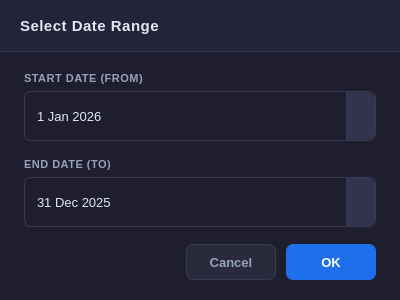
<?xml version="1.0" encoding="UTF-8"?>
<ui version="4.0">
 <class>DateSelection</class>
 <widget class="QDialog" name="DateSelection">
  <property name="geometry">
   <rect>
    <x>0</x>
    <y>0</y>
    <width>400</width>
    <height>300</height>
   </rect>
  </property>
  <property name="minimumSize">
   <size>
    <width>400</width>
    <height>300</height>
   </size>
  </property>
  <property name="maximumSize">
   <size>
    <width>400</width>
    <height>300</height>
   </size>
  </property>
  <property name="windowTitle">
   <string>Select Date Range</string>
  </property>
  <property name="styleSheet">
   <string notr="true">
QDialog {
    background-color: #1e1e2f;
}

QLabel {
    color: #94a3b8;
    background-color: transparent;
    font-size: 11px;
    font-weight: 600;
    letter-spacing: 0.5px;
}

QDateEdit {
    background-color: #2a2a3d;
    color: #e2e8f0;
    border: 1px solid #3a3a55;
    border-radius: 7px;
    padding: 6px 10px;
    font-size: 13px;
    min-height: 36px;
    selection-background-color: #1f6fea;
    selection-color: white;
}

QDateEdit:focus {
    border: 1px solid #4da3ff;
    background-color: #252538;
}

QDateEdit:hover {
    border: 1px solid #4a4a6a;
}

QDateEdit:disabled {
    background-color: #1a1a2a;
    color: #3a3a55;
    border: 1px solid #2a2a3d;
}

QDateEdit::drop-down {
    subcontrol-origin: padding;
    subcontrol-position: center right;
    width: 28px;
    border-left: 1px solid #3a3a55;
    border-top-right-radius: 7px;
    border-bottom-right-radius: 7px;
    background-color: #33334d;
}

QDateEdit::drop-down:hover {
    background-color: #1f6fea;
}

QDateEdit::down-arrow {
    image: none;
    width: 0px;
}

/* Calendar popup */
QCalendarWidget {
    background-color: #1e1e2f;
    color: #e2e8f0;
    border: 1px solid #33334d;
    border-radius: 8px;
}

QCalendarWidget QToolButton {
    background-color: #2a2a3d;
    color: #e2e8f0;
    border: none;
    border-radius: 6px;
    padding: 4px 8px;
    font-size: 12px;
    font-weight: 600;
}

QCalendarWidget QToolButton:hover {
    background-color: #1f6fea;
    color: white;
}

QCalendarWidget QMenu {
    background-color: #2a2a3d;
    color: #e2e8f0;
    border: 1px solid #33334d;
}

QCalendarWidget QSpinBox {
    background-color: #2a2a3d;
    color: #e2e8f0;
    border: 1px solid #3a3a55;
    border-radius: 4px;
    padding: 2px 4px;
    selection-background-color: #1f6fea;
}

QCalendarWidget QAbstractItemView:enabled {
    background-color: #1e1e2f;
    color: #e2e8f0;
    selection-background-color: #1f6fea;
    selection-color: white;
}

QCalendarWidget QAbstractItemView:disabled {
    color: #3a3a55;
}

QCalendarWidget QWidget#qt_calendar_navigationbar {
    background-color: #23233a;
    border-bottom: 1px solid #33334d;
    border-radius: 0px;
}
</string>
  </property>

  <layout class="QVBoxLayout" name="verticalLayout">
   <property name="spacing">
    <number>0</number>
   </property>
   <property name="leftMargin">
    <number>0</number>
   </property>
   <property name="topMargin">
    <number>0</number>
   </property>
   <property name="rightMargin">
    <number>0</number>
   </property>
   <property name="bottomMargin">
    <number>0</number>
   </property>

   <!-- ── Header Bar ── -->
   <item>
    <widget class="QWidget" name="widget" native="true">
     <property name="minimumSize">
      <size>
       <width>0</width>
       <height>52</height>
      </size>
     </property>
     <property name="maximumSize">
      <size>
       <width>16777215</width>
       <height>52</height>
      </size>
     </property>
     <property name="styleSheet">
      <string notr="true">
QWidget {
    background-color: #23233a;
    border-bottom: 1px solid #33334d;
}
</string>
     </property>
     <layout class="QHBoxLayout" name="horizontalLayout">
      <property name="leftMargin">
       <number>20</number>
      </property>
      <property name="topMargin">
       <number>0</number>
      </property>
      <property name="rightMargin">
       <number>20</number>
      </property>
      <property name="bottomMargin">
       <number>0</number>
      </property>
      <item>
       <widget class="QLabel" name="label">
        <property name="styleSheet">
         <string notr="true">
color: #e2e8f0;
font-size: 15px;
font-weight: 700;
letter-spacing: 0.5px;
border: none;
background-color: transparent;
</string>
        </property>
        <property name="text">
         <string>Select Date Range</string>
        </property>
       </widget>
      </item>
     </layout>
    </widget>
   </item>

   <!-- ── Form Body ── -->
   <item>
    <widget class="QWidget" name="body_widget" native="true">
     <property name="styleSheet">
      <string notr="true">background-color: #1e1e2f;</string>
     </property>
     <layout class="QVBoxLayout" name="verticalLayout_2">
      <property name="spacing">
       <number>6</number>
      </property>
      <property name="leftMargin">
       <number>24</number>
      </property>
      <property name="topMargin">
       <number>20</number>
      </property>
      <property name="rightMargin">
       <number>24</number>
      </property>
      <property name="bottomMargin">
       <number>20</number>
      </property>

      <!-- Start Date Label -->
      <item>
       <widget class="QLabel" name="label_2">
        <property name="font">
         <font>
          <pointsize>9</pointsize>
          <bold>false</bold>
          <underline>false</underline>
         </font>
        </property>
        <property name="text">
         <string>START DATE (FROM)</string>
        </property>
       </widget>
      </item>

      <!-- Start Date Picker -->
      <item>
       <widget class="QDateEdit" name="start_date">
        <property name="wrapping">
         <bool>true</bool>
        </property>
        <property name="frame">
         <bool>true</bool>
        </property>
        <property name="readOnly">
         <bool>false</bool>
        </property>
        <property name="buttonSymbols">
         <enum>QAbstractSpinBox::UpDownArrows</enum>
        </property>
        <property name="accelerated">
         <bool>true</bool>
        </property>
        <property name="dateTime">
         <datetime>
          <hour>0</hour>
          <minute>0</minute>
          <second>0</second>
          <year>2026</year>
          <month>1</month>
          <day>1</day>
         </datetime>
        </property>
        <property name="currentSection">
         <enum>QDateTimeEdit::DaySection</enum>
        </property>
        <property name="calendarPopup">
         <bool>true</bool>
        </property>
       </widget>
      </item>

      <!-- Spacer between fields -->
      <item>
       <spacer name="verticalSpacer_1">
        <property name="orientation">
         <enum>Qt::Vertical</enum>
        </property>
        <property name="sizeHint" stdset="0">
         <size>
          <width>20</width>
          <height>8</height>
         </size>
        </property>
       </spacer>
      </item>

      <!-- End Date Label -->
      <item>
       <widget class="QLabel" name="label_3">
        <property name="font">
         <font>
          <pointsize>9</pointsize>
          <bold>false</bold>
          <underline>false</underline>
          <strikeout>false</strikeout>
         </font>
        </property>
        <property name="text">
         <string>END DATE (TO)</string>
        </property>
       </widget>
      </item>

      <!-- End Date Picker -->
      <item>
       <widget class="QDateEdit" name="end_date">
        <property name="dateTime">
         <datetime>
          <hour>18</hour>
          <minute>30</minute>
          <second>0</second>
          <year>2025</year>
          <month>12</month>
          <day>31</day>
         </datetime>
        </property>
        <property name="buttonSymbols">
         <enum>QAbstractSpinBox::UpDownArrows</enum>
        </property>
        <property name="calendarPopup">
         <bool>true</bool>
        </property>
       </widget>
      </item>

      <!-- Spacer before buttons -->
      <item>
       <spacer name="verticalSpacer_2">
        <property name="orientation">
         <enum>Qt::Vertical</enum>
        </property>
        <property name="sizeHint" stdset="0">
         <size>
          <width>20</width>
          <height>10</height>
         </size>
        </property>
       </spacer>
      </item>

      <!-- ── Button Row ── -->
      <item>
       <widget class="QWidget" name="widget_2" native="true">
        <property name="styleSheet">
         <string notr="true">background-color: transparent;</string>
        </property>
        <layout class="QHBoxLayout" name="horizontalLayout_2">
         <property name="spacing">
          <number>10</number>
         </property>
         <property name="leftMargin">
          <number>0</number>
         </property>
         <property name="topMargin">
          <number>0</number>
         </property>
         <property name="rightMargin">
          <number>0</number>
         </property>
         <property name="bottomMargin">
          <number>0</number>
         </property>

         <!-- Spacer to push buttons right -->
         <item>
          <spacer name="horizontalSpacer">
           <property name="orientation">
            <enum>Qt::Horizontal</enum>
           </property>
           <property name="sizeHint" stdset="0">
            <size>
             <width>40</width>
             <height>20</height>
            </size>
           </property>
          </spacer>
         </item>

         <!-- Cancel Button -->
         <item>
          <widget class="QPushButton" name="cancel_button">
           <property name="minimumSize">
            <size>
             <width>90</width>
             <height>36</height>
            </size>
           </property>
           <property name="styleSheet">
            <string notr="true">
QPushButton {
    background-color: #2a2a3d;
    color: #94a3b8;
    border: 1px solid #3a3a55;
    border-radius: 7px;
    padding: 6px 16px;
    font-size: 13px;
    font-weight: 600;
}

QPushButton:hover {
    background-color: #33334d;
    color: #e2e8f0;
    border: 1px solid #4a4a6a;
}

QPushButton:pressed {
    background-color: #1e1e2f;
}
</string>
           </property>
           <property name="text">
            <string>Cancel</string>
           </property>
          </widget>
         </item>

         <!-- OK Button -->
         <item>
          <widget class="QPushButton" name="ok_button">
           <property name="minimumSize">
            <size>
             <width>90</width>
             <height>36</height>
            </size>
           </property>
           <property name="styleSheet">
            <string notr="true">
QPushButton {
    background-color: #1f6fea;
    color: white;
    border: none;
    border-radius: 7px;
    padding: 6px 16px;
    font-size: 13px;
    font-weight: 600;
}

QPushButton:hover {
    background-color: #4da3ff;
    color: white;
}

QPushButton:pressed {
    background-color: #1558c0;
}

QPushButton:disabled {
    background-color: #1e1e2f;
    color: #3a3a55;
    border: 1px solid #2a2a3d;
}
</string>
           </property>
           <property name="text">
            <string>OK</string>
           </property>
          </widget>
         </item>

        </layout>
       </widget>
      </item>

     </layout>
    </widget>
   </item>

  </layout>
 </widget>
 <resources/>
 <connections/>
</ui>
